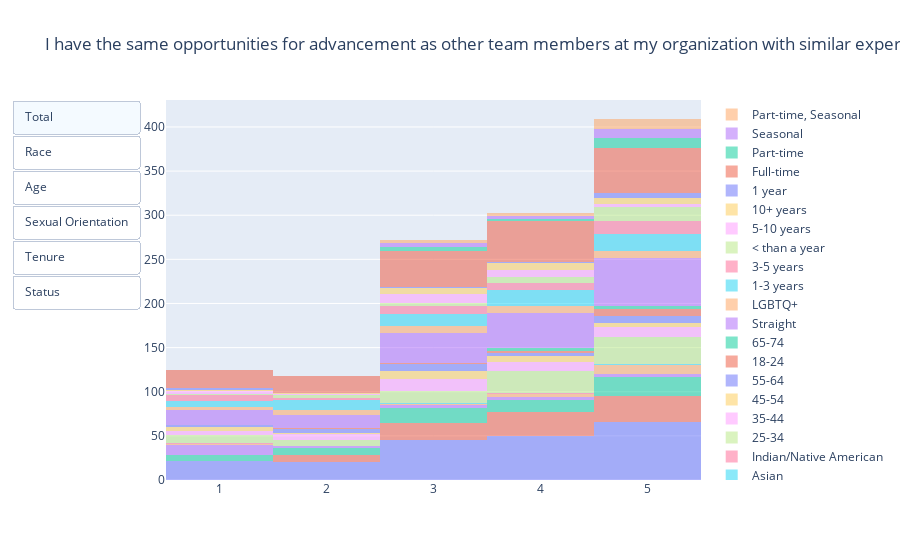

The notebook cell this image was saved under:
### Markdown cell above
### I have the same opportunities for advancement as other team members at my organization with similar experience and performance levels.

### Code cell
#defining list_updatemenus
list_updatemenus = [{'label': 'Total',
                     'method': 'update',
                     'args': [{'visible': [True, False, False, False, False, False, False, False, False, False, False, False, False, False, False, False, False, False, False, False, False, False, False, False, False]}, {'title': 'I have the same opportunities for advancement as other team members at my organization with similar experience and performance levels.'}]},
                    {'label': 'Race',
                     'method': 'update',
                     'args': [{'visible': [False, True, True, True, True, True, True, False, False, False, False, False, False, False, False, False, False, False, False, False, False, False, False, False, False]}, {'title': 'I have the same opportunities for advancement as other team members at my organization with similar experience and performance levels.'}]},
                    {'label': 'Age',
                     'method': 'update',
                     'args': [{'visible': [False, False, False, False, False, False, False, True, True, True, True, True, True, False, False, False, False, False, False, False, False, False, False, False, False]}, {'title': 'I have the same opportunities for advancement as other team members at my organization with similar experience and performance levels.'}]},
                    {'label': 'Sexual Orientation',
                     'method': 'update',
                     'args': [{'visible': [False, False, False, False, False, False, False, False, False, False, False, False, False, True, True, False, False, False, False, False, False, False, False, False, False]}, {'title': 'I have the same opportunities for advancement as other team members at my organization with similar experience and performance levels.'}]},
                   {'label': 'Tenure',
                     'method': 'update',
                     'args': [{'visible': [False, False, False, False, False, False, False, False, False, False, False, False, False, False, False, True, True, True, True, True, True, False, False, False, False]}, {'title': 'I have the same opportunities for advancement as other team members at my organization with similar experience and performance levels.'}]},
                   {'label': 'Status',
                     'method': 'update',
                     'args': [{'visible': [False, False, False, False, False, False, False, False, False, False, False, False, False, False, False, False, False, False, False, False, False, True, True, True, True]}, {'title': 'I have the same opportunities for advancement as other team members at my organization with similar experience and performance levels.'}]}
                   ]
#defining graph objects
x_total = dei["I have the same opportunities for advancement as other team members at my organization with similar experience and performance levels.  "]
x_white = dei[dei['What is your race? ']=="White"]["I have the same opportunities for advancement as other team members at my organization with similar experience and performance levels.  "]
x_latinx = dei[dei['What is your race? ']=="Latino/Hispanic"]["I have the same opportunities for advancement as other team members at my organization with similar experience and performance levels.  "]
x_black = dei[dei['What is your race? ']=="Black/ African American"]["I have the same opportunities for advancement as other team members at my organization with similar experience and performance levels.  "]
x_two_plus = dei[dei['What is your race? ']=="Two or more Races"]["I have the same opportunities for advancement as other team members at my organization with similar experience and performance levels.  "]
x_asian = dei[dei['What is your race? ']=="Asian"]["I have the same opportunities for advancement as other team members at my organization with similar experience and performance levels.  "]
x_first_peoples = dei[dei['What is your race? ']=="Indian/ Native American"]["I have the same opportunities for advancement as other team members at my organization with similar experience and performance levels.  "]
x_age1 = dei[dei["What is your age?"]=="25-34"]["I have the same opportunities for advancement as other team members at my organization with similar experience and performance levels.  "]
x_age2 = dei[dei["What is your age?"]=="35-44"]["I have the same opportunities for advancement as other team members at my organization with similar experience and performance levels.  "]
x_age3 = dei[dei["What is your age?"]=="45-54"]["I have the same opportunities for advancement as other team members at my organization with similar experience and performance levels.  "]
x_age4 = dei[dei["What is your age?"]=="55-64"]["I have the same opportunities for advancement as other team members at my organization with similar experience and performance levels.  "]
x_age5 = dei[dei["What is your age?"]=="18-24"]["I have the same opportunities for advancement as other team members at my organization with similar experience and performance levels.  "]
x_age6 = dei[dei["What is your age?"]=="65-74"]["I have the same opportunities for advancement as other team members at my organization with similar experience and performance levels.  "]
x_straight = dei[dei["What is your sexual orientation?"]=="Straight"]["I have the same opportunities for advancement as other team members at my organization with similar experience and performance levels.  "]
x_lgbtq = dei[dei["What is your sexual orientation?"]=="LGBTQ+"]["I have the same opportunities for advancement as other team members at my organization with similar experience and performance levels.  "]
x_tenure1 = dei[dei["How long have you worked for FC?"]=="1-3 years"]["I have the same opportunities for advancement as other team members at my organization with similar experience and performance levels.  "]
x_tenure2 = dei[dei["How long have you worked for FC?"]=="3-5 years"]["I have the same opportunities for advancement as other team members at my organization with similar experience and performance levels.  "]
x_tenure3 = dei[dei["How long have you worked for FC?"]=="Less than a year"]["I have the same opportunities for advancement as other team members at my organization with similar experience and performance levels.  "]
x_tenure4 = dei[dei["How long have you worked for FC?"]=="5-10 years"]["I have the same opportunities for advancement as other team members at my organization with similar experience and performance levels.  "]
x_tenure5 = dei[dei["How long have you worked for FC?"]=="10+ years"]["I have the same opportunities for advancement as other team members at my organization with similar experience and performance levels.  "]
x_tenure6 = dei[dei["How long have you worked for FC?"]=="1 year"]["I have the same opportunities for advancement as other team members at my organization with similar experience and performance levels.  "]
x_status1 = dei[dei["What is your employment status?"]=="Full-time"]["I have the same opportunities for advancement as other team members at my organization with similar experience and performance levels.  "]
x_status2 = dei[dei["What is your employment status?"]=="Part-time"]["I have the same opportunities for advancement as other team members at my organization with similar experience and performance levels.  "]
x_status3 = dei[dei["What is your employment status?"]=="Seasonal"]["I have the same opportunities for advancement as other team members at my organization with similar experience and performance levels.  "]
x_status4 = dei[dei["What is your employment status?"]=="Part-time, Seasonal"]["I have the same opportunities for advancement as other team members at my organization with similar experience and performance levels.  "]
#defining data
data=[go.Histogram(x=x_total,name='   ',opacity = .5),
      go.Histogram(x=x_white,name='White',opacity = .5),
      go.Histogram(x=x_latinx,name='Latino/Hispanic',opacity = .5),
      go.Histogram(x=x_black,name='Black/African American',opacity = .5),
      go.Histogram(x=x_two_plus,name='Two or more Races',opacity = .5),
      go.Histogram(x=x_asian,name='Asian',opacity = .5),
      go.Histogram(x=x_first_peoples,name='Indian/Native American',opacity = .5),
      go.Histogram(x=x_age1,name='25-34', opacity = .5),
      go.Histogram(x=x_age2,name='35-44',opacity = .5),
      go.Histogram(x=x_age3,name='45-54',opacity = .5),
      go.Histogram(x=x_age4,name='55-64',opacity = .5),
      go.Histogram(x=x_age5,name='18-24',opacity = .5),
      go.Histogram(x=x_age6,name='65-74',opacity = .5),
      go.Histogram(x=x_straight,name='Straight',opacity = .5),
      go.Histogram(x=x_lgbtq,name='LGBTQ+',opacity = .5),
      go.Histogram(x=x_tenure1,name='1-3 years',opacity = .5),
      go.Histogram(x=x_tenure2,name='3-5 years',opacity = .5),
      go.Histogram(x=x_tenure3,name='< than a year',opacity = .5),
      go.Histogram(x=x_tenure4,name='5-10 years',opacity = .5),
      go.Histogram(x=x_tenure5,name='10+ years',opacity = .5),
      go.Histogram(x=x_tenure6,name='1 year',opacity = .5),
      go.Histogram(x=x_status1,name='Full-time',opacity = .5),
      go.Histogram(x=x_status2,name='Part-time',opacity = .5),
      go.Histogram(x=x_status2,name='Seasonal',opacity = .5),
      go.Histogram(x=x_status2,name='Part-time, Seasonal',opacity = .5)
     
     ]


#defining layout
layout=go.Layout(title='I have the same opportunities for advancement as other team members at my organization with similar experience and performance levels.',updatemenus=list([dict(buttons= list_updatemenus,type = 'buttons')]),barmode='stack')

#defining layout and plotting
fig = go.Figure(data,layout)
fig.show()

### Figure 1 — Plotly figure (JSON) as saved in the notebook; plotly's stock layout.template omitted (floating-point values rounded to 4 significant figures; data arrays with more than 128 entries replaced by an {"elided": "..."} marker saying what was removed)
{"data": [{"name": "   ", "opacity": 0.5, "type": "histogram", "x": {"elided": "205 int values"}}, {"name": "White", "opacity": 0.5, "type": "histogram", "x": [2, 4, 4, 5, 2, 3, 1, 3, 4, 2, 4, 2, 3, 2, 3, 3, 5, 3, 5, 4, 3, 4, 3, 3, 4, 3, 3, 3, 2, 2, 5, 3, 5, 3, 4, 4, 4, 3, 2, 4, 4, 4, 5, 3, 4, 5, 5, 3, 4, 4, 4, 4, 4, 4, 4, 5, 5, 4, 5, 5, 4, 4, 5, 5, 5, 5, 3, 3, 5, 5, 5, 5, 5, null, 5, 5, 5, 3, 4, 5, 5, 5, 4, 4, 5, 5]}, {"name": "Latino/Hispanic", "opacity": 0.5, "type": "histogram", "x": [1, null, 1, 2, 2, 4, 3, 3, 1, 3, 3, 3, 1, 5, 2, 2, 4, 3, 4, 2, 3, 4, 4, 2, 4, 3, 3, 3, 3, 2, 1, 3, 4, 4, 4, 3, 5, 4, 4, 5, 3, 1, 5, 5, 4, 3, 4, 3, 5, 5, 5, 5, 5, 2, 5, 5, 5, 5, 5, 5, 5, 5, 4, 5, 5, 5, 5, 3]}, {"name": "Black/African American", "opacity": 0.5, "type": "histogram", "x": [1, 1, 1, 1, 1, 3, 3, 1, 2, 1, 1, 1, 1, 1, 5, 3, 2, 5, 2, 4, 1, 4, 4, 5]}, {"name": "Two or more Races", "opacity": 0.5, "type": "histogram", "x": [1, 3, 4, 5, 5, 4, 5, 5, 5, 5, 5, 5, 5, 5, 4]}, {"name": "Asian", "opacity": 0.5, "type": "histogram", "x": [3, 4, 5]}, {"name": "Indian/Native American", "opacity": 0.5, "type": "histogram", "x": [4, 1]}, {"name": "25-34", "opacity": 0.5, "type": "histogram", "x": [3, 5, 1, 1, 1, 1, 1, 5, 5, 4, 4, 5, 1, 1, 3, 3, 2, 4, 4, 2, 4, 4, 4, 2, 1, 3, 4, 5, 5, 5, 4, 4, 3, 5, 5, 5, 5, 5, 5, 5, 5, 5, 1, 5, 4, 5, 5, 5, 4, 4, 5, 2, 3, 4, 2, 4, 3, 4, 3, 3, 3, 3, 5, 2, 4, 4, 3, 4, 5, 3, 4, 4, 4, 5, 5, 4, 5, 4, 5, 5, 5, 5, 5, 3, 4, null]}, {"name": "35-44", "opacity": 0.5, "type": "histogram", "x": [3, 3, 1, 1, 2, 2, null, 2, 2, 4, 3, 1, 5, 3, 3, 3, 3, 3, 4, 3, 1, 5, 3, 2, 5, 5, 4, 3, 3, 5, 2, 4, 1, 3, 5, 5, 4, 2, 4, 4, 5, 4, 4, 5, 5, 4, 5]}, {"name": "45-54", "opacity": 0.5, "type": "histogram", "x": [1, 1, 1, 1, 3, 2, 3, 4, 4, 3, 4, 5, 3, 3, 3, 3, 4, 3, 3, 5, 3, 4, 4, 4, 5, 5, null, 5]}, {"name": "55-64", "opacity": 0.5, "type": "histogram", "x": [1, 3, 2, 3, 3, 1, 2, 4, 5, 4, 5, 2, 2, 3, 5, 5, 3, 3, 5, 5, 5, 5, 4, 2, 3]}, {"name": "18-24", "opacity": 0.5, "type": "histogram", "x": [4, 3, 5, 5, 5, 5, 5, 5, 2, 4, 5, 5]}, {"name": "65-74", "opacity": 0.5, "type": "histogram", "x": [4, 4, 5, 5, 5, 4]}, {"name": "Straight", "opacity": 0.5, "type": "histogram", "x": {"elided": "161 int values"}}, {"name": "LGBTQ+", "opacity": 0.5, "type": "histogram", "x": [5, 1, 1, 5, 2, 4, 1, 3, 5, 5, 5, 1, 4, 2, 3, 3, 2, 2, 3, 3, 3, 3, 4, 2, 4, 4, 3, 4, 4, 4, 5, 5, 5, 5, null]}, {"name": "1-3 years", "opacity": 0.5, "type": "histogram", "x": [3, 3, 4, 5, 1, 1, 1, 1, 2, 1, 5, 3, 2, 4, 5, 1, 2, 2, 4, 3, 2, 2, 4, 3, 2, 1, 3, 4, 4, 5, 3, 4, 5, 5, 5, 5, 5, 5, 5, 5, 5, 4, 2, 4, 2, 4, 2, 3, 3, 3, 4, 3, 3, 2, 3, 2, 4, 5, 5, 4, 4, 4, 4, 5, 5, 4, 5, 4, 5, 3]}, {"name": "3-5 years", "opacity": 0.5, "type": "histogram", "x": [1, 1, 3, 1, 5, 2, null, 1, 3, 5, 4, 5, 1, 5, 3, 4, 5, 3, 5, 1, 2, 4, 5, 3, 3, 3, 5, 3, 4, 4, 5, 4, 4, 5, 5, 4, 3, 5, 5, 5]}, {"name": "< than a year", "opacity": 0.5, "type": "histogram", "x": [1, 2, 4, 5, 5, 2, 5, 5, 5, 5, 4, 5, 5, 5, 4, 3, 4, 2, 4, 3, 3, 4, 5, 5, 4, 5, 5, 5, null, 5, 3, 5]}, {"name": "5-10 years", "opacity": 0.5, "type": "histogram", "x": [3, 1, 1, 4, 3, 1, 1, 3, 4, 4, 4, 2, 3, 3, 5, 5, 3, 5, 3, 2, 5, 3, 4, 4, 3, 4, 3, 4]}, {"name": "10+ years", "opacity": 0.5, "type": "histogram", "x": [4, 4, 3, 3, 3, 3, 3, 4, 4, 3, 5, 5, 4, 4, 1, 5, 4, 4, 5, 5, 5, 5, 2]}, {"name": "1 year", "opacity": 0.5, "type": "histogram", "x": [1, 3, 1, 4, 5, 5, 5, 5, 3, 5, null]}, {"name": "Full-time", "opacity": 0.5, "type": "histogram", "x": {"elided": "180 int values"}}, {"name": "Part-time", "opacity": 0.5, "type": "histogram", "x": [4, 5, 3, 5, 5, 5, 5, 5, 3, 4, 5, 5, 3, null, 5, 3, 5, 5, 4]}, {"name": "Seasonal", "opacity": 0.5, "type": "histogram", "x": [4, 5, 3, 5, 5, 5, 5, 5, 3, 4, 5, 5, 3, null, 5, 3, 5, 5, 4]}, {"name": "Part-time, Seasonal", "opacity": 0.5, "type": "histogram", "x": [4, 5, 3, 5, 5, 5, 5, 5, 3, 4, 5, 5, 3, null, 5, 3, 5, 5, 4]}], "layout": {"barmode": "stack", "title": {"text": "I have the same opportunities for advancement as other team members at my organization with similar experience and performance levels."}, "updatemenus": [{"buttons": [{"args": [{"visible": [true, false, false, false, false, false, false, false, false, false, false, false, false, false, false, false, false, false, false, false, false, false, false, false, false]}, {"title": "I have the same opportunities for advancement as other team members at my organization with similar experience and performance levels."}], "label": "Total", "method": "update"}, {"args": [{"visible": [false, true, true, true, true, true, true, false, false, false, false, false, false, false, false, false, false, false, false, false, false, false, false, false, false]}, {"title": "I have the same opportunities for advancement as other team members at my organization with similar experience and performance levels."}], "label": "Race", "method": "update"}, {"args": [{"visible": [false, false, false, false, false, false, false, true, true, true, true, true, true, false, false, false, false, false, false, false, false, false, false, false, false]}, {"title": "I have the same opportunities for advancement as other team members at my organization with similar experience and performance levels."}], "label": "Age", "method": "update"}, {"args": [{"visible": [false, false, false, false, false, false, false, false, false, false, false, false, false, true, true, false, false, false, false, false, false, false, false, false, false]}, {"title": "I have the same opportunities for advancement as other team members at my organization with similar experience and performance levels."}], "label": "Sexual Orientation", "method": "update"}, {"args": [{"visible": [false, false, false, false, false, false, false, false, false, false, false, false, false, false, false, true, true, true, true, true, true, false, false, false, false]}, {"title": "I have the same opportunities for advancement as other team members at my organization with similar experience and performance levels."}], "label": "Tenure", "method": "update"}, {"args": [{"visible": [false, false, false, false, false, false, false, false, false, false, false, false, false, false, false, false, false, false, false, false, false, true, true, true, true]}, {"title": "I have the same opportunities for advancement as other team members at my organization with similar experience and performance levels."}], "label": "Status", "method": "update"}], "type": "buttons"}]}}
